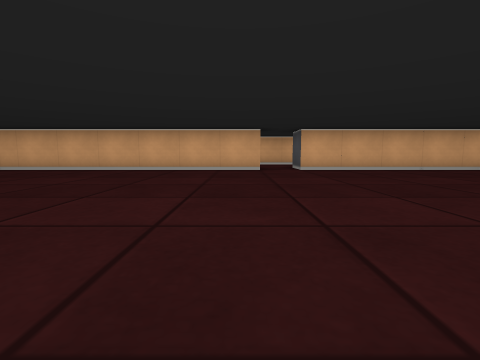
[1] (above)

12 first-person views from a walk through a cub3D maze. The camera is about half as high as the walls, tilts 6° down and sees 85° across. The floor is counted in squares. Each view is taken from the middle of a square. On the plan, view 1 faces up. The plan holds only what a view shows up to about 9 squares ahead; the rest is blank.

[2]
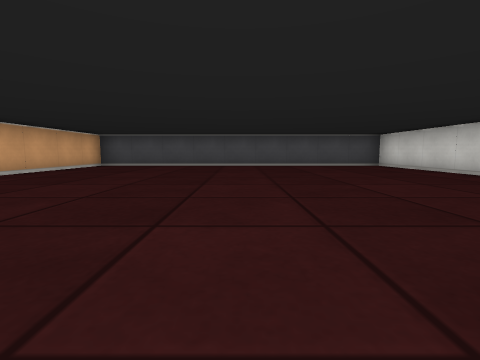

[3]
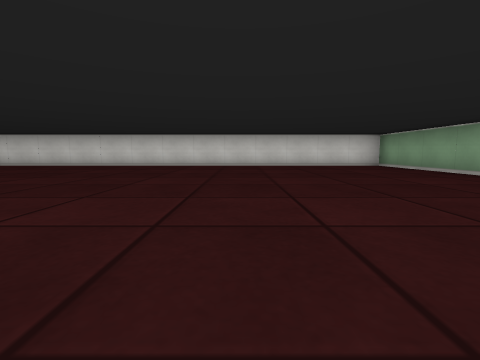

[4]
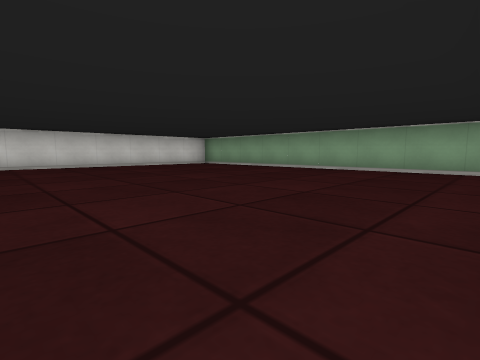

[5]
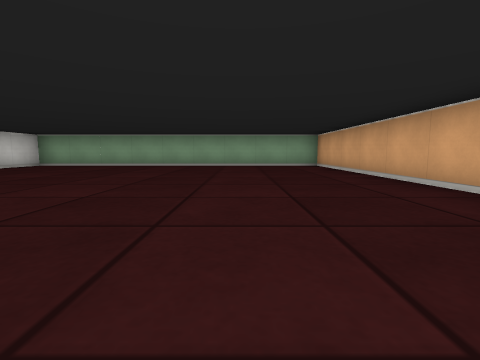

[6]
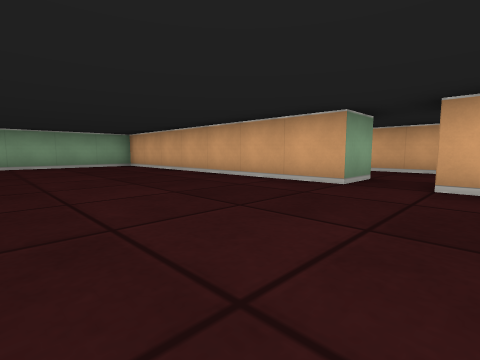

[7]
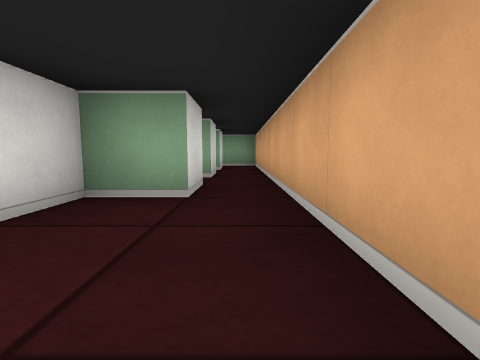

[8]
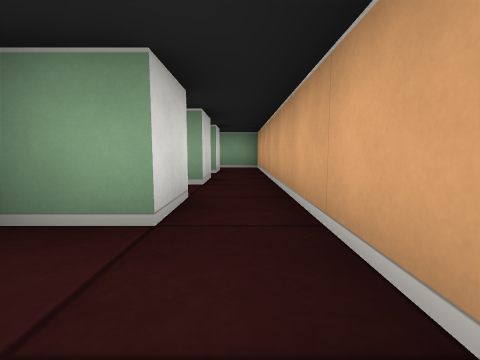

[9]
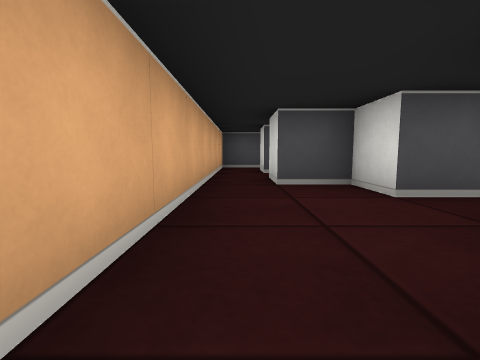

[10]
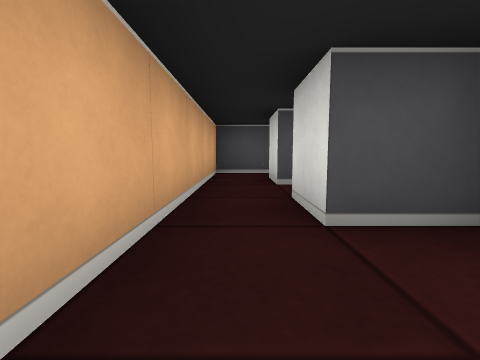

[11]
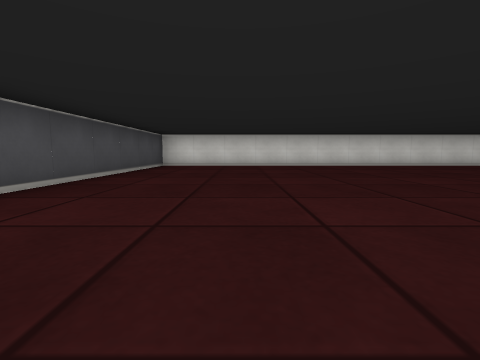

[12]
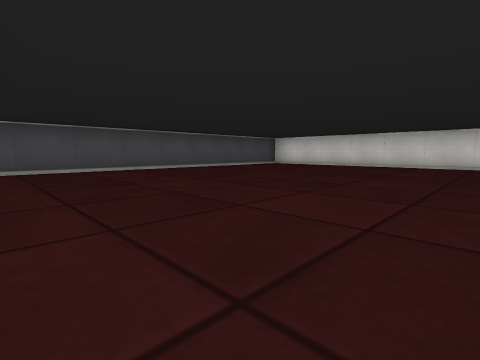

### Floor plan
Points are (right, up) in squares from view 1. A wall is a line through its corners. A room is listed if a view was taken in it or the views show most of it. See-through windows are left out.
Room 1 (views 1, 2, 3, 4, 5, 6, 11, 12)
walls: (0.5, 6.5) (-6.5, 6.5) (-6.5, -2.5) (6.5, -2.5) (6.5, 6.5) (1.5, 6.5)
ways out: opening at (1, 7) to room 2
Room 2 (views 7, 8, 9, 10)
walls: (-1.5, 8.5) (-0.5, 8.5) (-0.5, 7.5) (0.5, 7.5) (0.5, 6.5); (1.5, 6.5) (1.5, 7.5) (2.5, 7.5) (2.5, 8.5) (3.5, 8.5); (3.5, 9.5) (-2.5, 9.5)
ways out: opening at (1, 7) to room 1; opening at (-3, 9) to room 3; opening at (3, 9) to room 4
Room 3 (no view inside)
walls: (-5.5, 8.5) (-4.5, 8.5); (-3.5, 8.5) (-2.5, 8.5); (-2.5, 9.5) (-6.5, 9.5) (-6.5, 8.4)
ways out: opening at (-3, 9) to room 2
Room 4 (no view inside)
walls: (4.5, 8.5) (5.5, 8.5); (6.5, 8.4) (6.5, 9.5) (3.5, 9.5)
ways out: opening at (3, 9) to room 2

Where each view was taken, in squares from view 1:
view 1: 0 up, 0 right, facing up
view 2: 2 up, 2 left, facing right
view 3: 6 up, 2 left, facing down
view 4: 6 up, 0 right, facing down-left
view 5: 4 up, 2 right, facing left
view 6: 3 up, 2 right, facing up-left
view 7: 9 up, 2 right, facing left
view 8: 9 up, 1 right, facing left
view 9: 9 up, 1 left, facing right
view 10: 9 up, 1 right, facing right
view 11: 6 up, 4 right, facing down
view 12: 6 up, 0 right, facing down-right
